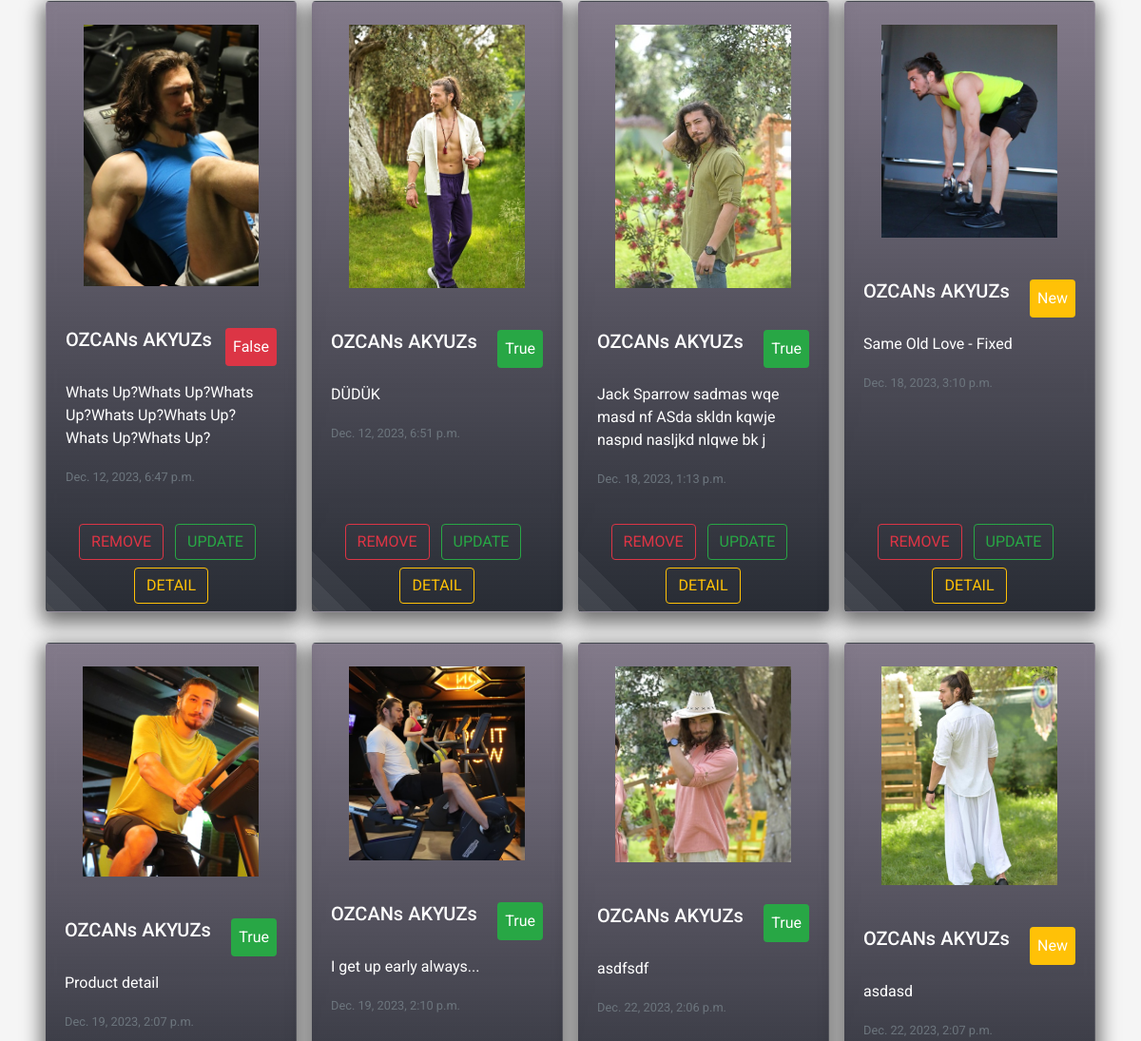
Before: /user/post (signed in, middle part) with the older database file.
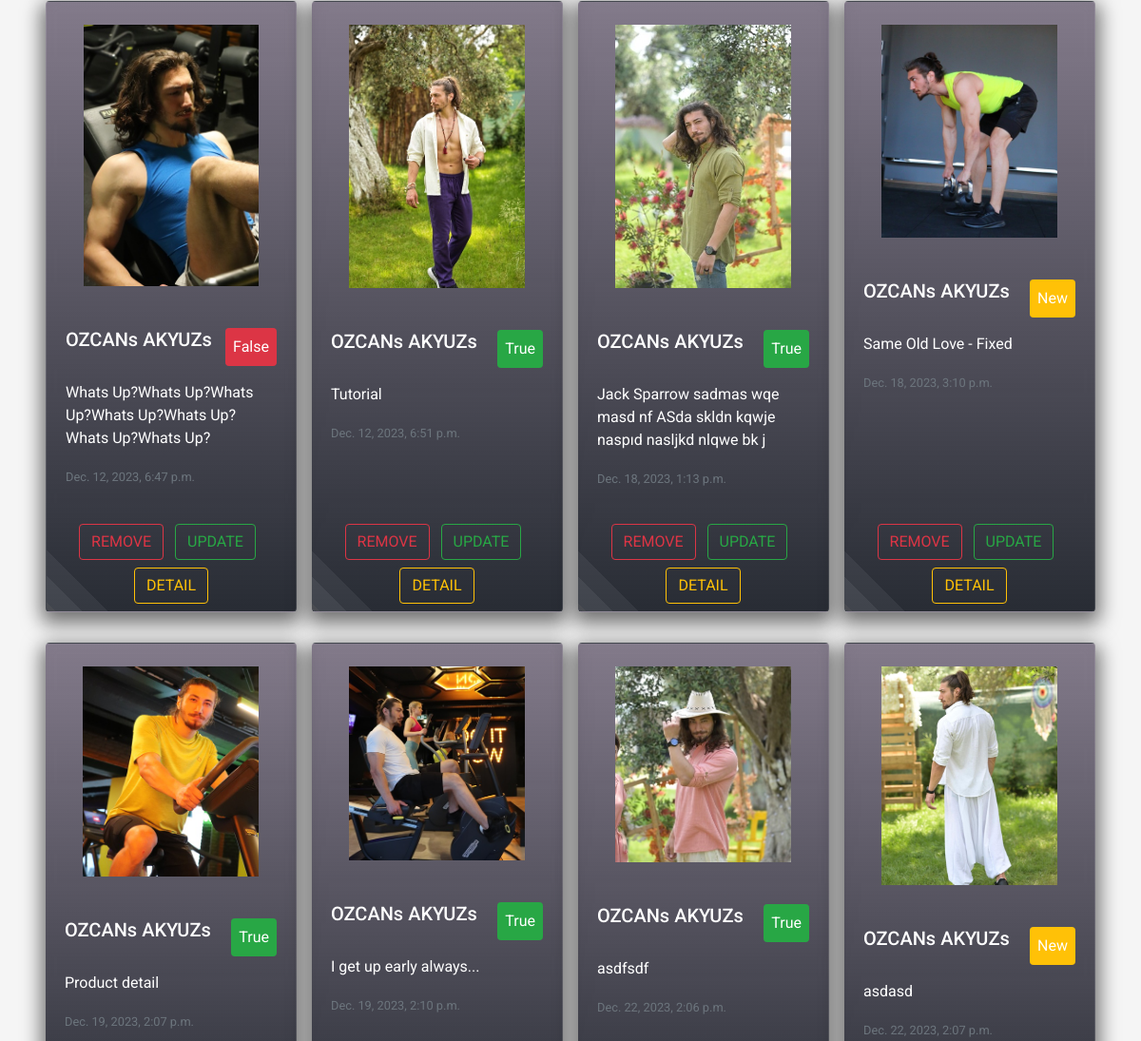
After: the same page with the newer database file.
### home/models.py (models this page shows, shortened)
class Post(models.Model):
    STATUS = (('New', 'New'),('True', 'True'),('False', 'False'))
    id = models.AutoField(primary_key=True)
    title = models.CharField(max_length=200)
    user = models.ForeignKey(User, on_delete=models.CASCADE)
    content = models.TextField()
    create_at = models.DateTimeField(auto_now_add=True)
    status = models.CharField(max_length=5, choices=STATUS, default='New')
    image = models.ImageField(upload_to='images/')
    def image_tag(self):
        if self.image:
            return mark_safe('<img src="%s" width="50" height="50" />' % self.image.url)
        return None
    image_tag.short_description = 'Image Preview'

### user/views.py (the view)
# urls.py: path('post', views.user_post, name='user_post'),
@login_required(login_url='/login')
def user_post(request):
    current_user = request.user
    posts = Post.objects.filter(user_id = current_user.id)
    profile = UserProfile.objects.get(user_id=current_user.pk)
    paginator = Paginator(posts, 8)
    page_number = request.GET.get('page')
    try:
        page_obj = paginator.get_page(page_number)
    except PageNotAnInteger:
        page_obj = paginator.page(1)
    except EmptyPage:
        page_obj = paginator.page(paginator.num_pages)
    profile = UserProfile.objects.get(user_id = current_user.pk)
    context = {'posts': posts,
               'page_obj': page_obj,
               'profile': profile,
               'page': 'USER POSTS',}
    return render(request, 'user_posts.html', context)

### user/templates/user_posts.html (shortened to what this page needs)
{% extends 'base.html' %}
{% load static %}
{% block body %}
<div class="card-group mx-5" style="gap: 1rem; position: static !important;">
    {% for post in page_obj %}
      <div class="card align-items-center rounded mb-3">
        {% if post.image %}
        <img src="{{ post.image.url }}" class="card-img-top py-4 w-75" alt="...">
        {% else %}
        <img src="{% static 'img/cat-6.jpg' %}" class="card-img-top py-4 w-75" alt="...">
        {% endif %}
        <div class="card-body w-100">
          <div class="d-flex flex-row-reverse justify-content-between">
            <p class="card-text p-2 rounded
                {% if post.status == 'True' %}
                bg-success
                {% elif post.status == 'False' %}
                bg-danger
                {% else %}
                bg-warning
                {% endif %}">
                {{ post.status }}
            </p>
            <h5 class="card-title">{{ post.user.get_full_name }}</h5>
        </div>
          <p class="card-text">{{ post.content }}</p>
          <p class="card-text"><small class="text-muted">{{ post.create_at }}</small></p>
        </div>
        <div class="text-center w-100 p-2">
          <a href="deletepost/{{ post.id }}" onclick="return confirm('Will be Delete ! Are you sure?')"><button class="btn mt-2 btn-outline-danger rounded">REMOVE</button></a>
          <a class="btn mt-2 btn-outline-success rounded align-items-center hidden-arrow mx-2" href="update/{{post.id}}">UPDATE</a>
          <a class="btn mt-2 btn-outline-warning rounded align-items-center hidden-arrow" href="/post_detail/{{post.id}}">DETAIL</a>
        </div>
      </div>
    {% endfor %}
</div>
{% endblock %}

### home/templates/base.html (shortened to what this page needs)
{%  load static %}
<!DOCTYPE html>
<html lang="en">
<head>
    <link rel="stylesheet" href="https://cdn.jsdelivr.net/npm/driver.js@1.0.1/dist/driver.css"/>
    <link rel="stylesheet" href="https://cdnjs.cloudflare.com/ajax/libs/font-awesome/6.5.1/css/all.min.css"/>
    <link href="{% static 'css/style.css'%}" rel="stylesheet">
    <link href="{% static 'css/main.css' %}" rel="stylesheet">
</head>
<body>
{% block body %} {% endblock %}
</body>
</html>

### home/templates/navbar.html (shortened to what this page needs)
{% load static %}
{% load active_link_tags %}

### home/templates/login.html (shortened to what this page needs)
{% load static %}

### user/templates/user_newpost_modal.html (shortened to what this page needs)
{% load static %}

### user/templates/user_posts_update_modal.html (shortened to what this page needs)
{% load static %}

### home/templates/footer.html (shortened to what this page needs)
{% load static %}
{% load static %}

### home/static/css/main.css (style rules this page uses)
div > img { max-width: 12rem; }
.card-group img { border-radius: .5rem; max-width: 70%; }
.card-group .card-body .card-title { color: #fff; }
.card-group { position: relative; bottom: 6rem; display: grid; grid-template-columns: repeat(4,1fr); color: #fff; }

Changed rows visible on the page:
changed Post: content "DÜDÜK" → "Tutorial"
